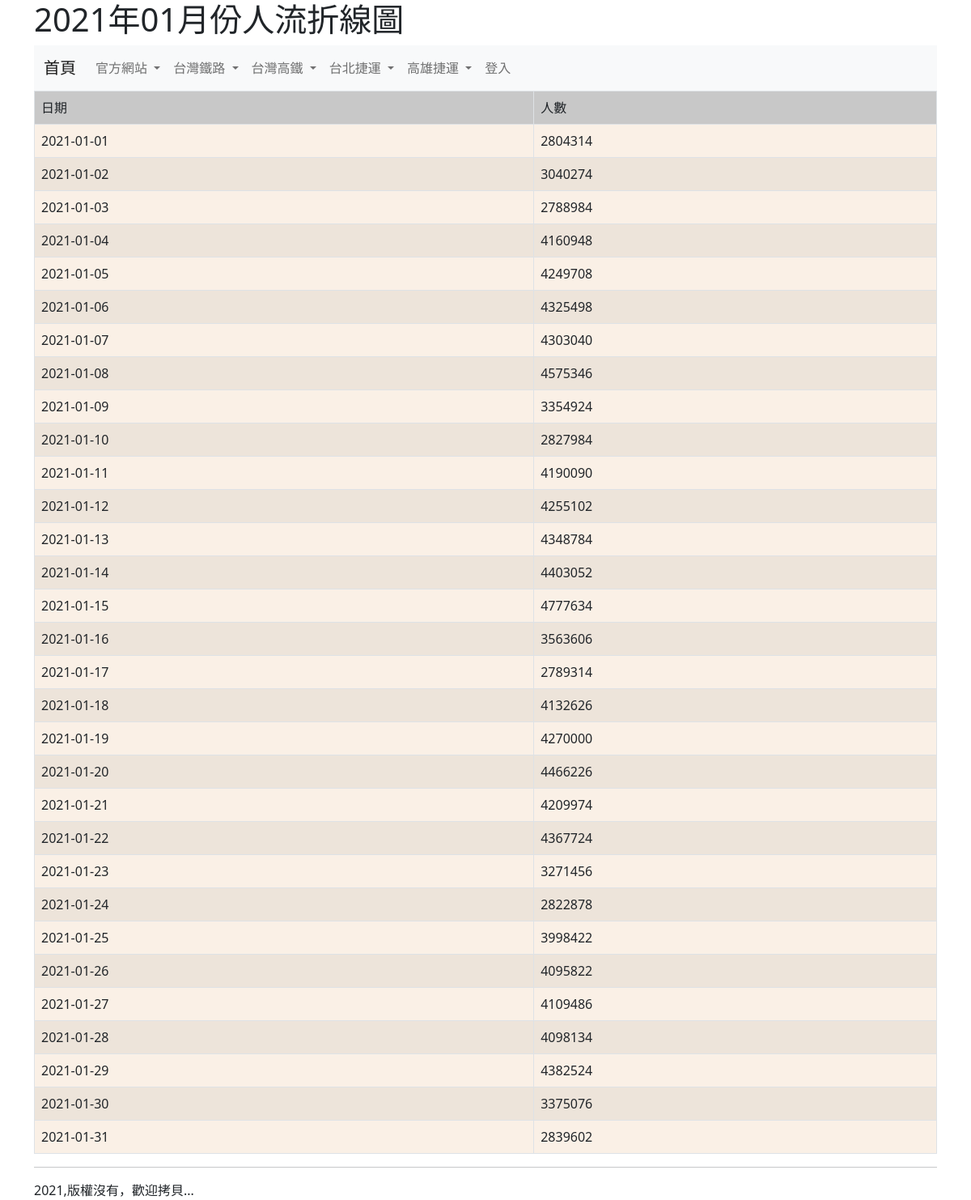
The page /202101/ on the database its author committed.
### mainsite/models.py (models this page shows, shortened)
class Visitor_202101(models.Model):
    date = models.CharField(max_length=10)
    number = models.PositiveIntegerField(default=0)

### mainsite/views.py (the view)
# urls.py: path('202101/', show202101),
def show202101(request):
    try:
        visitor_data = Visitor_202101.objects.all()
        title_date = "2021年01月份"
    except:
        return redirect('/')
    return render(request, "202101.html", locals())

### templates/202101.html (shortened to what this page needs)
{% extends "base.html" %}
{% block headmessage %}<h1>2021年01月份人流折線圖</h1>{% endblock %}
{% block content %}
<table class='table table-striped table-bordered' border="1" bgcolor="#FAF0E6">
	<tr bgcolor="#D3D3D3"><td>日期</td><td>人數</td></tr>
{% for i in visitor_data %}
	<tr>
		<td>{{i.date}}</td>
		<td>{{i.number}}</td>
	</tr>
{% endfor %}
</table>
{% endblock %}

### templates/base.html (style rules this page uses)
body { background-image: url("https://www.befreetour.com/img/produk/thsr-one-way-ticket/thsr-one-way-ticket_4d5e78752604ecb82fde4fd98e77cfe4e5a845ea.jpg"); background-opacity: 0.1; background-attachment: fixed; background-repeat: no-repeat; }

### rows shown on the page
Visitor_202101: date "2021-01-01", number "2804314"
Visitor_202101: date "2021-01-02", number "3040274"
Visitor_202101: date "2021-01-03", number "2788984"
Visitor_202101: date "2021-01-04", number "4160948"
Visitor_202101: date "2021-01-05", number "4249708"
Visitor_202101: date "2021-01-06", number "4325498"
Visitor_202101: date "2021-01-07", number "4303040"
Visitor_202101: date "2021-01-08", number "4575346"
Visitor_202101: date "2021-01-09", number "3354924"
Visitor_202101: date "2021-01-10", number "2827984"
Visitor_202101: date "2021-01-11", number "4190090"
Visitor_202101: date "2021-01-12", number "4255102"
Visitor_202101: date "2021-01-13", number "4348784"
Visitor_202101: date "2021-01-14", number "4403052"
Visitor_202101: date "2021-01-15", number "4777634"
Visitor_202101: date "2021-01-16", number "3563606"
Visitor_202101: date "2021-01-17", number "2789314"
Visitor_202101: date "2021-01-18", number "4132626"
Visitor_202101: date "2021-01-19", number "4270000"
Visitor_202101: date "2021-01-20", number "4466226"
Visitor_202101: date "2021-01-21", number "4209974"
Visitor_202101: date "2021-01-22", number "4367724"
Visitor_202101: date "2021-01-23", number "3271456"
Visitor_202101: date "2021-01-24", number "2822878"
Visitor_202101: date "2021-01-25", number "3998422"
Visitor_202101: date "2021-01-26", number "4095822"
Visitor_202101: date "2021-01-27", number "4109486"
Visitor_202101: date "2021-01-28", number "4098134"
Visitor_202101: date "2021-01-29", number "4382524"
Visitor_202101: date "2021-01-30", number "3375076"
Visitor_202101: date "2021-01-31", number "2839602"
